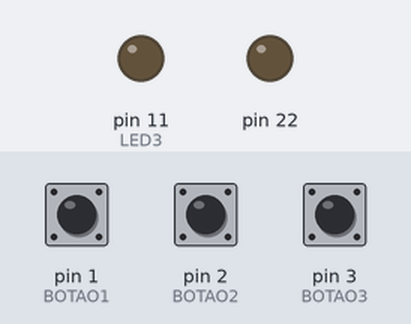
This sketch was run on a simulated Arduino Uno, built with avr-gcc and run on an emulated ATmega328P. Parts: output pins drawn as LEDs (lit = HIGH). The test bench sets the inputs (shaded band); at power-on: pin 3 (BOTAO3) HIGH, pin 1 (BOTAO1) HIGH, pin 2 (BOTAO2) HIGH.

Above: at 0.8 s.
0.9 s: pin 3 (BOTAO3) pulled LOW for 0.15 s
At 1.7 s:
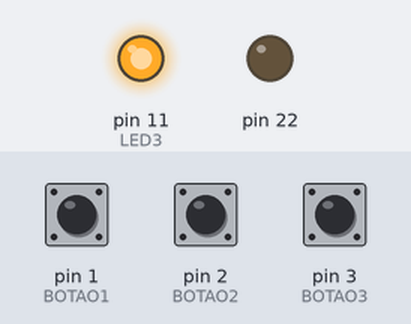
2.5 s: pin 1 (BOTAO1) pulled LOW for 0.15 s
At 3.0 s:
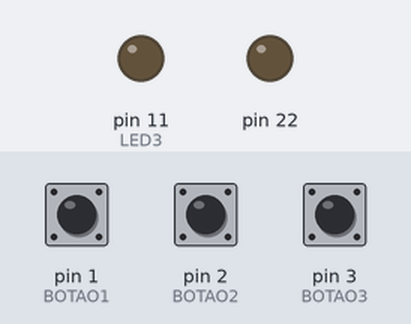
4.1 s: pin 3 (BOTAO3) pulled LOW for 1 s
At 5.4 s:
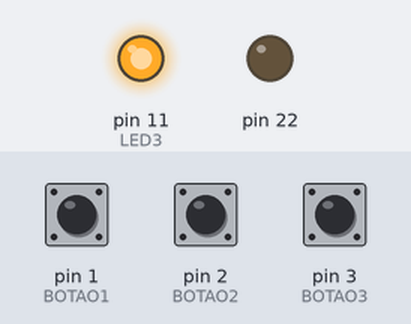
Timing chart, 0 to 7.1 s (numbered marks = the images above; inputs shaded):
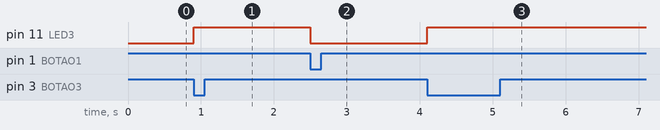

The sketch:

exercicio2_23_03.ino
```cpp
#define LED1 PB1
#define LED2 PB2
#define LED3 PB3

#define BOTAO1 PD1
#define BOTAO2 PD2
#define BOTAO3 PD3


int main(void) {

  DDRB = 00001110;
  DDRD = 0;
  PORTD = 00001110;

  while (1) {

  if(!(PIND & 0b00001110)){

    PORTB |= 0b00001000;
    PORTB &= ~(0b00000110);

    } else if(!( PIND & 0b00000110)){

      PORTB |= 0b00000110;
      PORTB &= ~(0b00001000);

    } else if(!(PIND & 0b00001100)){

      PORTB |= 0b00001000;
      PORTB &= ~(0b00000110);

    } else if(!(PIND & 0b00001010)){

      PORTB |= 0b00001000;
      PORTB &= ~(0b00000110);

    } else if (!(PIND & 0b00001000)){
      PORTB |= 0b00001000;
      PORTB &= ~(0b00000110);

    } else if (!(PIND & 0b00000100)){
      PORTB |= 0b00000100;
      PORTB &= ~(0b00001010);

    } else if(!(PIND & 0b0000010)){
      PORTB |= 0b00000010;
      PORTB &= ~(0b00001100);

    }

  }

}
```

Measured:
- after the input at 0.9 s, pin 11 (LED3): LOW → HIGH at once
- after the input at 2.5 s, pin 11 (LED3): HIGH → LOW at once
- after the input at 4.1 s, pin 11 (LED3): LOW → HIGH at once
